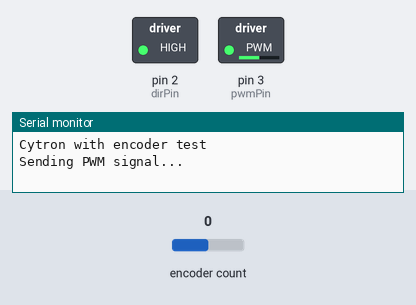
Simulated run of this sketch. Board: Arduino Uno, built with avr-gcc and run on an emulated ATmega328P. Shown: switched loads named in the sketch (green lamp = pin HIGH), the last lines printed to the serial monitor. Inputs (shaded band) come from the test bench; at power-on: encoder count 0.

Above: at 0.05 s.
At 3.0 s:
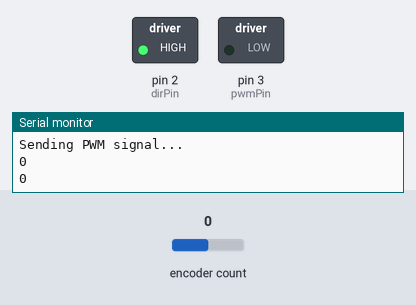
Timing chart, 0 to 6.9 s (numbered marks = the images above):
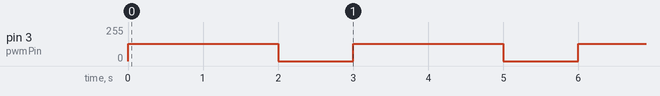

The sketch:

main.ino
```cpp
// NOTES:
//
// NEVER GO ABOVE 182 (12V)
// 255 = 16.8V (too much but provided by battery)
// 182 = ~12V (perfect) - highest can go

#include <Encoder.h>

// Communication between teensy and cytron motor driver
int dirPin = 2;  // (tells the motor driver which direction to spin)
int pwmPin = 3;  // (tells the motor driver how fast to spin (0=stop;255=full speed))

Encoder rearEnc(4, 5);

void setup() {
  // initialise digital pin as an outputs
  pinMode(dirPin, OUTPUT);
  pinMode(pwmPin, OUTPUT);

  Serial.begin(9600);  // Sets communcation at 9600 baud (necessary for print statements)
  Serial.println("Cytron with encoder test");
  digitalWrite(dirPin, HIGH);  // Motor driver should spin the motor forward
}

void loop() {
  // motor control
  Serial.println("Sending PWM signal...");
  analogWrite(pwmPin, 128);  // Motor at half speed

  // encoder reading
  long position = rearEnc.read();
  Serial.println(position);

  delay(2000);

  // motor control
  analogWrite(pwmPin, 0); // sets PWM to 0;

  // encoder reading
  position = rearEnc.read();
  Serial.println(position);

  delay(1000);
}
```

parallel_motor_and_encoder.ino
```cpp

```

Measured:
- by itself, pin 3 (pwmPin): alternates 128/255 for 2.0 s and 0/255 for 1.0 s
